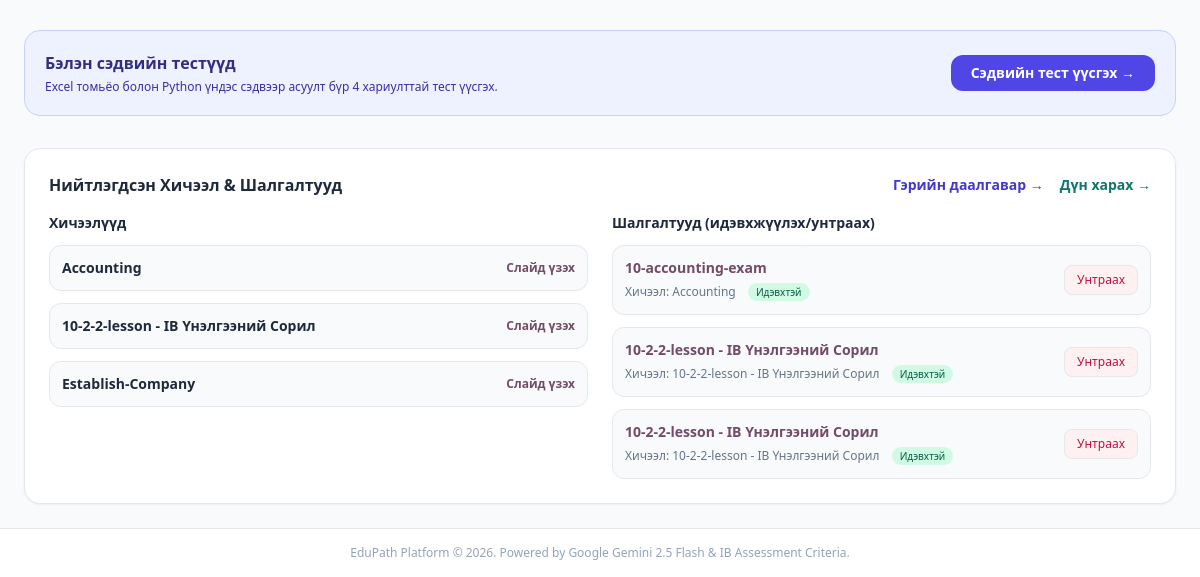
Page /teacher (signed in, lower part) on the earlier database version.
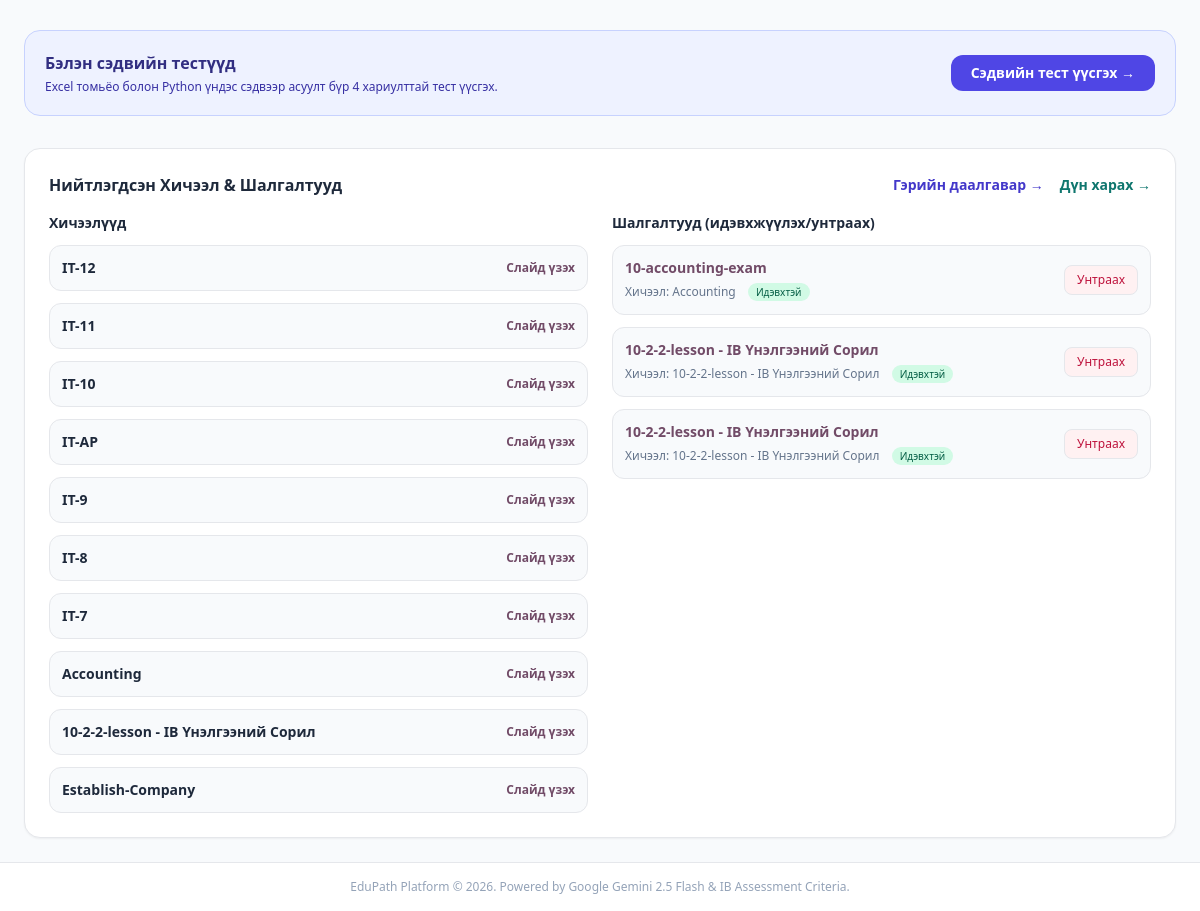
Same page on the later database version.
### tables this page shows
CREATE TABLE lessons (
        id INTEGER PRIMARY KEY AUTOINCREMENT,
        title TEXT,
        filename TEXT,
        teacher_id INTEGER
    );

CREATE TABLE quizzes (
        id INTEGER PRIMARY KEY AUTOINCREMENT,
        lesson_id INTEGER,
        title TEXT,
        questions_json TEXT,
        image_path TEXT,
        created_by INTEGER
    , is_active INTEGER DEFAULT 1, time_limit_minutes INTEGER);

### app.py (the view)
@app.get("/teacher", response_class=HTMLResponse)
def teacher_dashboard(request: Request, user: dict = Depends(get_current_user), db: sqlite3.Connection = Depends(get_db)):
    if not user or user["role"] != "teacher":
        return RedirectResponse("/login")
    c = db.cursor()
    c.execute("SELECT * FROM lessons WHERE teacher_id = ?", (user["id"],))
    lessons = c.fetchall()
    c.execute("SELECT * FROM lessons ORDER BY id DESC")
    published_lessons = c.fetchall()
    c.execute("SELECT quizzes.*, lessons.title as lesson_title, COALESCE(quizzes.is_active, 1) as is_active FROM quizzes JOIN lessons ON quizzes.lesson_id = lessons.id ORDER BY quizzes.id DESC")
    quizzes = c.fetchall()
    return templates.TemplateResponse(
        request=request,
        name="teacher.html",
        context={
            "user": user,
            "lessons": lessons,
            "published_lessons": published_lessons,
            "quizzes": quizzes
        }
    )

### templates/teacher.html (shortened to what this page needs)
{% extends "base.html" %}
{% block content %}
<div class="space-y-8">
  {% set error = request.query_params.get("error") %}
  <div class="mt-6 p-5 rounded-2xl border border-indigo-200 bg-indigo-50 flex flex-wrap items-center justify-between gap-4">
    <div>
      <h3 class="font-bold text-indigo-900">Бэлэн сэдвийн тестүүд</h3>
      <p class="text-xs text-indigo-800 mt-1">Excel томьёо болон Python үндэс сэдвээр асуулт бүр 4 хариулттай тест үүсгэх.</p>
    </div>
    <a href="/teacher/topic-quizzes" class="px-5 py-2 bg-indigo-600 text-white text-sm font-bold rounded-xl hover:bg-indigo-700">Сэдвийн тест үүсгэх →</a>
  </div>
  <div class="bg-white p-6 rounded-2xl shadow-sm border">
    <div class="flex justify-between items-center mb-4">
      <h3 class="text-md font-bold">Нийтлэгдсэн Хичээл & Шалгалтууд</h3>
      <div class="flex items-center gap-4">
        <a href="/teacher/homework" class="text-sm font-semibold text-indigo-700 hover:underline">Гэрийн даалгавар →</a>
        <a href="/scores" class="text-sm font-semibold text-teal-700 hover:underline">Дүн харах →</a>
      </div>
    </div>
    <div class="grid grid-cols-1 md:grid-cols-2 gap-6">
      <section>
        <h4 class="font-bold text-sm mb-3">Хичээлүүд</h4>
        <div class="space-y-3">
          {% for l in published_lessons %}
            <div class="flex items-center justify-between gap-3 p-3 border rounded-xl bg-slate-50">
              <span class="font-semibold text-sm text-slate-800">{{ l.title }}</span>
              <a href="/lesson/view/{{ l.id }}" target="_blank" class="shrink-0 text-xs font-semibold text-[#714B67] hover:underline">Слайд үзэх</a>
            </div>
          {% else %}
            <p class="text-sm text-slate-400">Одоогоор хичээл нийтлэгдээгүй байна.</p>
          {% endfor %}
        </div>
      </section>
      <section>
        <h4 class="font-bold text-sm mb-3">Шалгалтууд (идэвхжүүлэх/унтраах)</h4>
        <div class="space-y-3">
          {% for q in quizzes %}
            <div class="p-3 border rounded-xl bg-slate-50 flex items-center justify-between gap-2">
              <div>
                <h5 class="font-bold text-sm text-[#714B67]">{{ q.title }}</h5>
                <span class="text-xs text-slate-500">Хичээл: {{ q.lesson_title }}</span>
                {% if q.is_active %}
                  <span class="ml-2 text-[10px] bg-emerald-100 text-emerald-800 px-2 py-0.5 rounded-full">Идэвхтэй</span>
                {% else %}
                  <span class="ml-2 text-[10px] bg-slate-200 text-slate-700 px-2 py-0.5 rounded-full">Идэвхгүй</span>
                {% endif %}
              </div>
              <form action="/teacher/quiz/{{ q.id }}/toggle" method="POST">
                <button type="submit" class="text-xs px-3 py-1.5 rounded-lg border {% if q.is_active %}bg-rose-50 text-rose-700 hover:bg-rose-100{% else %}bg-emerald-50 text-emerald-700 hover:bg-emerald-100{% endif %}">
                  {% if q.is_active %}Унтраах{% else %}Идэвхжүүлэх{% endif %}
                </button>
              </form>
            </div>
          {% else %}
            <p class="text-sm text-slate-400">Одоогоор шалгалт үүсгээгүй байна.</p>
          {% endfor %}
        </div>
      </section>
    </div>
  </div>
</div>
{% endblock %}

Differences in the rows shown:
added lessons: title "IT-12"
added lessons: title "IT-11"
added lessons: title "IT-10"
added lessons: title "IT-AP"
added lessons: title "IT-9"
added lessons: title "IT-8"
added lessons: title "IT-7"
